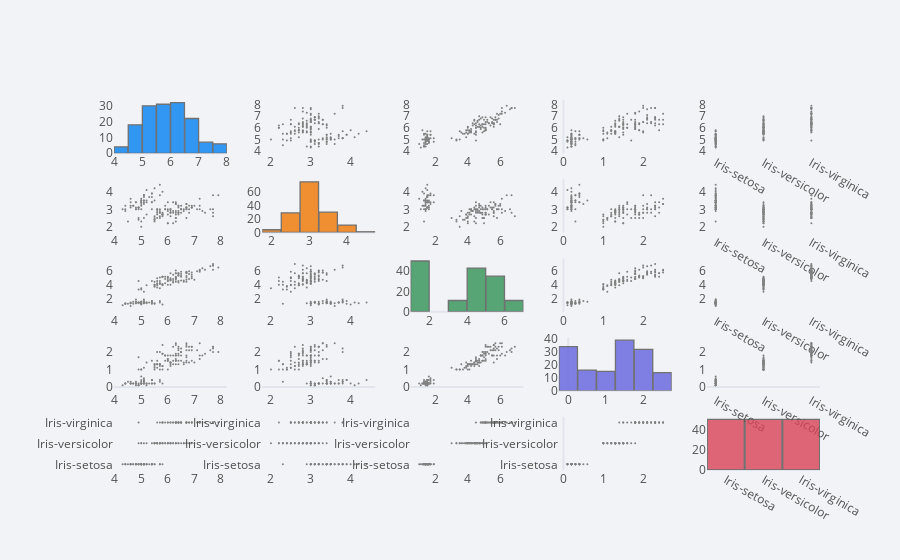

The notebook cell this image was saved under:
### Code cell
df.scatter_matrix()

### Figure 1 — Plotly figure (JSON) as saved in the notebook; plotly's stock layout.template omitted (floating-point values rounded to 4 significant figures; data arrays with more than 128 entries replaced by an {"elided": "..."} marker saying what was removed)
{"data": [{"histfunc": "count", "histnorm": "", "marker": {"color": "rgba(0, 128, 240, 1.0)", "line": {"color": "#505050", "width": 1.3}}, "name": "SepalLengthCm", "nbinsx": 10, "opacity": 0.8, "orientation": "v", "type": "histogram", "x": {"elided": "150 float values"}, "xaxis": "x", "yaxis": "y"}, {"line": {"color": "rgba(128, 128, 128, 1.0)", "dash": "solid", "shape": "linear", "width": 1.3}, "marker": {"size": 2, "symbol": "circle"}, "mode": "markers", "name": "SepalLengthCm", "text": "", "type": "scatter", "x": {"elided": "150 float values"}, "xaxis": "x2", "y": {"elided": "150 float values"}, "yaxis": "y2"}, {"line": {"color": "rgba(128, 128, 128, 1.0)", "dash": "solid", "shape": "linear", "width": 1.3}, "marker": {"size": 2, "symbol": "circle"}, "mode": "markers", "name": "SepalLengthCm", "text": "", "type": "scatter", "x": {"elided": "150 float values"}, "xaxis": "x3", "y": {"elided": "150 float values"}, "yaxis": "y3"}, {"line": {"color": "rgba(128, 128, 128, 1.0)", "dash": "solid", "shape": "linear", "width": 1.3}, "marker": {"size": 2, "symbol": "circle"}, "mode": "markers", "name": "SepalLengthCm", "text": "", "type": "scatter", "x": {"elided": "150 float values"}, "xaxis": "x4", "y": {"elided": "150 float values"}, "yaxis": "y4"}, {"line": {"color": "rgba(128, 128, 128, 1.0)", "dash": "solid", "shape": "linear", "width": 1.3}, "marker": {"size": 2, "symbol": "circle"}, "mode": "markers", "name": "SepalLengthCm", "text": "", "type": "scatter", "x": {"elided": "150 str values"}, "xaxis": "x5", "y": {"elided": "150 float values"}, "yaxis": "y5"}, {"line": {"color": "rgba(128, 128, 128, 1.0)", "dash": "solid", "shape": "linear", "width": 1.3}, "marker": {"size": 2, "symbol": "circle"}, "mode": "markers", "name": "SepalWidthCm", "text": "", "type": "scatter", "x": {"elided": "150 float values"}, "xaxis": "x6", "y": {"elided": "150 float values"}, "yaxis": "y6"}, {"histfunc": "count", "histnorm": "", "marker": {"color": "rgba(238, 118, 0, 1.0)", "line": {"color": "#505050", "width": 1.3}}, "name": "SepalWidthCm", "nbinsx": 10, "opacity": 0.8, "orientation": "v", "type": "histogram", "x": {"elided": "150 float values"}, "xaxis": "x7", "yaxis": "y7"}, {"line": {"color": "rgba(128, 128, 128, 1.0)", "dash": "solid", "shape": "linear", "width": 1.3}, "marker": {"size": 2, "symbol": "circle"}, "mode": "markers", "name": "SepalWidthCm", "text": "", "type": "scatter", "x": {"elided": "150 float values"}, "xaxis": "x8", "y": {"elided": "150 float values"}, "yaxis": "y8"}, {"line": {"color": "rgba(128, 128, 128, 1.0)", "dash": "solid", "shape": "linear", "width": 1.3}, "marker": {"size": 2, "symbol": "circle"}, "mode": "markers", "name": "SepalWidthCm", "text": "", "type": "scatter", "x": {"elided": "150 float values"}, "xaxis": "x9", "y": {"elided": "150 float values"}, "yaxis": "y9"}, {"line": {"color": "rgba(128, 128, 128, 1.0)", "dash": "solid", "shape": "linear", "width": 1.3}, "marker": {"size": 2, "symbol": "circle"}, "mode": "markers", "name": "SepalWidthCm", "text": "", "type": "scatter", "x": {"elided": "150 str values"}, "xaxis": "x10", "y": {"elided": "150 float values"}, "yaxis": "y10"}, {"line": {"color": "rgba(128, 128, 128, 1.0)", "dash": "solid", "shape": "linear", "width": 1.3}, "marker": {"size": 2, "symbol": "circle"}, "mode": "markers", "name": "PetalLengthCm", "text": "", "type": "scatter", "x": {"elided": "150 float values"}, "xaxis": "x11", "y": {"elided": "150 float values"}, "yaxis": "y11"}, {"line": {"color": "rgba(128, 128, 128, 1.0)", "dash": "solid", "shape": "linear", "width": 1.3}, "marker": {"size": 2, "symbol": "circle"}, "mode": "markers", "name": "PetalLengthCm", "text": "", "type": "scatter", "x": {"elided": "150 float values"}, "xaxis": "x12", "y": {"elided": "150 float values"}, "yaxis": "y12"}, {"histfunc": "count", "histnorm": "", "marker": {"color": "rgba(48, 144, 84, 1.0)", "line": {"color": "#505050", "width": 1.3}}, "name": "PetalLengthCm", "nbinsx": 10, "opacity": 0.8, "orientation": "v", "type": "histogram", "x": {"elided": "150 float values"}, "xaxis": "x13", "yaxis": "y13"}, {"line": {"color": "rgba(128, 128, 128, 1.0)", "dash": "solid", "shape": "linear", "width": 1.3}, "marker": {"size": 2, "symbol": "circle"}, "mode": "markers", "name": "PetalLengthCm", "text": "", "type": "scatter", "x": {"elided": "150 float values"}, "xaxis": "x14", "y": {"elided": "150 float values"}, "yaxis": "y14"}, {"line": {"color": "rgba(128, 128, 128, 1.0)", "dash": "solid", "shape": "linear", "width": 1.3}, "marker": {"size": 2, "symbol": "circle"}, "mode": "markers", "name": "PetalLengthCm", "text": "", "type": "scatter", "x": {"elided": "150 str values"}, "xaxis": "x15", "y": {"elided": "150 float values"}, "yaxis": "y15"}, {"line": {"color": "rgba(128, 128, 128, 1.0)", "dash": "solid", "shape": "linear", "width": 1.3}, "marker": {"size": 2, "symbol": "circle"}, "mode": "markers", "name": "PetalWidthCm", "text": "", "type": "scatter", "x": {"elided": "150 float values"}, "xaxis": "x16", "y": {"elided": "150 float values"}, "yaxis": "y16"}, {"line": {"color": "rgba(128, 128, 128, 1.0)", "dash": "solid", "shape": "linear", "width": 1.3}, "marker": {"size": 2, "symbol": "circle"}, "mode": "markers", "name": "PetalWidthCm", "text": "", "type": "scatter", "x": {"elided": "150 float values"}, "xaxis": "x17", "y": {"elided": "150 float values"}, "yaxis": "y17"}, {"line": {"color": "rgba(128, 128, 128, 1.0)", "dash": "solid", "shape": "linear", "width": 1.3}, "marker": {"size": 2, "symbol": "circle"}, "mode": "markers", "name": "PetalWidthCm", "text": "", "type": "scatter", "x": {"elided": "150 float values"}, "xaxis": "x18", "y": {"elided": "150 float values"}, "yaxis": "y18"}, {"histfunc": "count", "histnorm": "", "marker": {"color": "rgba(98, 98, 222, 1.0)", "line": {"color": "#505050", "width": 1.3}}, "name": "PetalWidthCm", "nbinsx": 10, "opacity": 0.8, "orientation": "v", "type": "histogram", "x": {"elided": "150 float values"}, "xaxis": "x19", "yaxis": "y19"}, {"line": {"color": "rgba(128, 128, 128, 1.0)", "dash": "solid", "shape": "linear", "width": 1.3}, "marker": {"size": 2, "symbol": "circle"}, "mode": "markers", "name": "PetalWidthCm", "text": "", "type": "scatter", "x": {"elided": "150 str values"}, "xaxis": "x20", "y": {"elided": "150 float values"}, "yaxis": "y20"}, {"line": {"color": "rgba(128, 128, 128, 1.0)", "dash": "solid", "shape": "linear", "width": 1.3}, "marker": {"size": 2, "symbol": "circle"}, "mode": "markers", "name": "Species", "text": "", "type": "scatter", "x": {"elided": "150 float values"}, "xaxis": "x21", "y": {"elided": "150 str values"}, "yaxis": "y21"}, {"line": {"color": "rgba(128, 128, 128, 1.0)", "dash": "solid", "shape": "linear", "width": 1.3}, "marker": {"size": 2, "symbol": "circle"}, "mode": "markers", "name": "Species", "text": "", "type": "scatter", "x": {"elided": "150 float values"}, "xaxis": "x22", "y": {"elided": "150 str values"}, "yaxis": "y22"}, {"line": {"color": "rgba(128, 128, 128, 1.0)", "dash": "solid", "shape": "linear", "width": 1.3}, "marker": {"size": 2, "symbol": "circle"}, "mode": "markers", "name": "Species", "text": "", "type": "scatter", "x": {"elided": "150 float values"}, "xaxis": "x23", "y": {"elided": "150 str values"}, "yaxis": "y23"}, {"line": {"color": "rgba(128, 128, 128, 1.0)", "dash": "solid", "shape": "linear", "width": 1.3}, "marker": {"size": 2, "symbol": "circle"}, "mode": "markers", "name": "Species", "text": "", "type": "scatter", "x": {"elided": "150 float values"}, "xaxis": "x24", "y": {"elided": "150 str values"}, "yaxis": "y24"}, {"histfunc": "count", "histnorm": "", "marker": {"color": "rgba(217, 66, 85, 1.0)", "line": {"color": "#505050", "width": 1.3}}, "name": "Species", "nbinsx": 10, "opacity": 0.8, "orientation": "v", "type": "histogram", "x": {"elided": "150 str values"}, "xaxis": "x25", "yaxis": "y25"}], "layout": {"bargap": 0.02, "legend": {"bgcolor": "#F2F3F7", "font": {"color": "#505050"}}, "paper_bgcolor": "#F2F3F7", "plot_bgcolor": "#F2F3F7", "showlegend": false, "title": {"font": {"color": "#484848"}}, "xaxis": {"anchor": "y", "domain": [0, 0.16], "gridcolor": "#E1E5ED", "showgrid": false, "tickfont": {"color": "#505050"}, "title": {"font": {"color": "#505050"}, "text": ""}, "zerolinecolor": "#E1E5ED"}, "xaxis10": {"anchor": "y10", "domain": [0.84, 1], "gridcolor": "#E1E5ED", "showgrid": false, "tickfont": {"color": "#505050"}, "title": {"font": {"color": "#505050"}, "text": ""}, "zerolinecolor": "#E1E5ED"}, "xaxis11": {"anchor": "y11", "domain": [0, 0.16], "gridcolor": "#E1E5ED", "showgrid": false, "tickfont": {"color": "#505050"}, "title": {"font": {"color": "#505050"}, "text": ""}, "zerolinecolor": "#E1E5ED"}, "xaxis12": {"anchor": "y12", "domain": [0.21, 0.37], "gridcolor": "#E1E5ED", "showgrid": false, "tickfont": {"color": "#505050"}, "title": {"font": {"color": "#505050"}, "text": ""}, "zerolinecolor": "#E1E5ED"}, "xaxis13": {"anchor": "y13", "domain": [0.42, 0.58], "gridcolor": "#E1E5ED", "showgrid": false, "tickfont": {"color": "#505050"}, "title": {"font": {"color": "#505050"}, "text": ""}, "zerolinecolor": "#E1E5ED"}, "xaxis14": {"anchor": "y14", "domain": [0.63, 0.79], "gridcolor": "#E1E5ED", "showgrid": false, "tickfont": {"color": "#505050"}, "title": {"font": {"color": "#505050"}, "text": ""}, "zerolinecolor": "#E1E5ED"}, "xaxis15": {"anchor": "y15", "domain": [0.84, 1], "gridcolor": "#E1E5ED", "showgrid": false, "tickfont": {"color": "#505050"}, "title": {"font": {"color": "#505050"}, "text": ""}, "zerolinecolor": "#E1E5ED"}, "xaxis16": {"anchor": "y16", "domain": [0, 0.16], "gridcolor": "#E1E5ED", "showgrid": false, "tickfont": {"color": "#505050"}, "title": {"font": {"color": "#505050"}, "text": ""}, "zerolinecolor": "#E1E5ED"}, "xaxis17": {"anchor": "y17", "domain": [0.21, 0.37], "gridcolor": "#E1E5ED", "showgrid": false, "tickfont": {"color": "#505050"}, "title": {"font": {"color": "#505050"}, "text": ""}, "zerolinecolor": "#E1E5ED"}, "xaxis18": {"anchor": "y18", "domain": [0.42, 0.58], "gridcolor": "#E1E5ED", "showgrid": false, "tickfont": {"color": "#505050"}, "title": {"font": {"color": "#505050"}, "text": ""}, "zerolinecolor": "#E1E5ED"}, "xaxis19": {"anchor": "y19", "domain": [0.63, 0.79], "gridcolor": "#E1E5ED", "showgrid": false, "tickfont": {"color": "#505050"}, "title": {"font": {"color": "#505050"}, "text": ""}, "zerolinecolor": "#E1E5ED"}, "xaxis2": {"anchor": "y2", "domain": [0.21, 0.37], "gridcolor": "#E1E5ED", "showgrid": false, "tickfont": {"color": "#505050"}, "title": {"font": {"color": "#505050"}, "text": ""}, "zerolinecolor": "#E1E5ED"}, "xaxis20": {"anchor": "y20", "domain": [0.84, 1], "gridcolor": "#E1E5ED", "showgrid": false, "tickfont": {"color": "#505050"}, "title": {"font": {"color": "#505050"}, "text": ""}, "zerolinecolor": "#E1E5ED"}, "xaxis21": {"anchor": "y21", "domain": [0, 0.16], "gridcolor": "#E1E5ED", "showgrid": false, "tickfont": {"color": "#505050"}, "title": {"font": {"color": "#505050"}, "text": ""}, "zerolinecolor": "#E1E5ED"}, "xaxis22": {"anchor": "y22", "domain": [0.21, 0.37], "gridcolor": "#E1E5ED", "showgrid": false, "tickfont": {"color": "#505050"}, "title": {"font": {"color": "#505050"}, "text": ""}, "zerolinecolor": "#E1E5ED"}, "xaxis23": {"anchor": "y23", "domain": [0.42, 0.58], "gridcolor": "#E1E5ED", "showgrid": false, "tickfont": {"color": "#505050"}, "title": {"font": {"color": "#505050"}, "text": ""}, "zerolinecolor": "#E1E5ED"}, "xaxis24": {"anchor": "y24", "domain": [0.63, 0.79], "gridcolor": "#E1E5ED", "showgrid": false, "tickfont": {"color": "#505050"}, "title": {"font": {"color": "#505050"}, "text": ""}, "zerolinecolor": "#E1E5ED"}, "xaxis25": {"anchor": "y25", "domain": [0.84, 1], "gridcolor": "#E1E5ED", "showgrid": false, "tickfont": {"color": "#505050"}, "title": {"font": {"color": "#505050"}, "text": ""}, "zerolinecolor": "#E1E5ED"}, "xaxis3": {"anchor": "y3", "domain": [0.42, 0.58], "gridcolor": "#E1E5ED", "showgrid": false, "tickfont": {"color": "#505050"}, "title": {"font": {"color": "#505050"}, "text": ""}, "zerolinecolor": "#E1E5ED"}, "xaxis4": {"anchor": "y4", "domain": [0.63, 0.79], "gridcolor": "#E1E5ED", "showgrid": false, "tickfont": {"color": "#505050"}, "title": {"font": {"color": "#505050"}, "text": ""}, "zerolinecolor": "#E1E5ED"}, "xaxis5": {"anchor": "y5", "domain": [0.84, 1], "gridcolor": "#E1E5ED", "showgrid": false, "tickfont": {"color": "#505050"}, "title": {"font": {"color": "#505050"}, "text": ""}, "zerolinecolor": "#E1E5ED"}, "xaxis6": {"anchor": "y6", "domain": [0, 0.16], "gridcolor": "#E1E5ED", "showgrid": false, "tickfont": {"color": "#505050"}, "title": {"font": {"color": "#505050"}, "text": ""}, "zerolinecolor": "#E1E5ED"}, "xaxis7": {"anchor": "y7", "domain": [0.21, 0.37], "gridcolor": "#E1E5ED", "showgrid": false, "tickfont": {"color": "#505050"}, "title": {"font": {"color": "#505050"}, "text": ""}, "zerolinecolor": "#E1E5ED"}, "xaxis8": {"anchor": "y8", "domain": [0.42, 0.58], "gridcolor": "#E1E5ED", "showgrid": false, "tickfont": {"color": "#505050"}, "title": {"font": {"color": "#505050"}, "text": ""}, "zerolinecolor": "#E1E5ED"}, "xaxis9": {"anchor": "y9", "domain": [0.63, 0.79], "gridcolor": "#E1E5ED", "showgrid": false, "tickfont": {"color": "#505050"}, "title": {"font": {"color": "#505050"}, "text": ""}, "zerolinecolor": "#E1E5ED"}, "yaxis": {"anchor": "x", "domain": [0.856, 1], "gridcolor": "#E1E5ED", "showgrid": false, "tickfont": {"color": "#505050"}, "title": {"font": {"color": "#505050"}, "text": ""}, "zerolinecolor": "#E1E5ED"}, "yaxis10": {"anchor": "x10", "domain": [0.642, 0.786], "gridcolor": "#E1E5ED", "showgrid": false, "tickfont": {"color": "#505050"}, "title": {"font": {"color": "#505050"}, "text": ""}, "zerolinecolor": "#E1E5ED"}, "yaxis11": {"anchor": "x11", "domain": [0.428, 0.572], "gridcolor": "#E1E5ED", "showgrid": false, "tickfont": {"color": "#505050"}, "title": {"font": {"color": "#505050"}, "text": ""}, "zerolinecolor": "#E1E5ED"}, "yaxis12": {"anchor": "x12", "domain": [0.428, 0.572], "gridcolor": "#E1E5ED", "showgrid": false, "tickfont": {"color": "#505050"}, "title": {"font": {"color": "#505050"}, "text": ""}, "zerolinecolor": "#E1E5ED"}, "yaxis13": {"anchor": "x13", "domain": [0.428, 0.572], "gridcolor": "#E1E5ED", "showgrid": false, "tickfont": {"color": "#505050"}, "title": {"font": {"color": "#505050"}, "text": ""}, "zerolinecolor": "#E1E5ED"}, "yaxis14": {"anchor": "x14", "domain": [0.428, 0.572], "gridcolor": "#E1E5ED", "showgrid": false, "tickfont": {"color": "#505050"}, "title": {"font": {"color": "#505050"}, "text": ""}, "zerolinecolor": "#E1E5ED"}, "yaxis15": {"anchor": "x15", "domain": [0.428, 0.572], "gridcolor": "#E1E5ED", "showgrid": false, "tickfont": {"color": "#505050"}, "title": {"font": {"color": "#505050"}, "text": ""}, "zerolinecolor": "#E1E5ED"}, "yaxis16": {"anchor": "x16", "domain": [0.214, 0.358], "gridcolor": "#E1E5ED", "showgrid": false, "tickfont": {"color": "#505050"}, "title": {"font": {"color": "#505050"}, "text": ""}, "zerolinecolor": "#E1E5ED"}, "yaxis17": {"anchor": "x17", "domain": [0.214, 0.358], "gridcolor": "#E1E5ED", "showgrid": false, "tickfont": {"color": "#505050"}, "title": {"font": {"color": "#505050"}, "text": ""}, "zerolinecolor": "#E1E5ED"}, "yaxis18": {"anchor": "x18", "domain": [0.214, 0.358], "gridcolor": "#E1E5ED", "showgrid": false, "tickfont": {"color": "#505050"}, "title": {"font": {"color": "#505050"}, "text": ""}, "zerolinecolor": "#E1E5ED"}, "yaxis19": {"anchor": "x19", "domain": [0.214, 0.358], "gridcolor": "#E1E5ED", "showgrid": false, "tickfont": {"color": "#505050"}, "title": {"font": {"color": "#505050"}, "text": ""}, "zerolinecolor": "#E1E5ED"}, "yaxis2": {"anchor": "x2", "domain": [0.856, 1], "gridcolor": "#E1E5ED", "showgrid": false, "tickfont": {"color": "#505050"}, "title": {"font": {"color": "#505050"}, "text": ""}, "zerolinecolor": "#E1E5ED"}, "yaxis20": {"anchor": "x20", "domain": [0.214, 0.358], "gridcolor": "#E1E5ED", "showgrid": false, "tickfont": {"color": "#505050"}, "title": {"font": {"color": "#505050"}, "text": ""}, "zerolinecolor": "#E1E5ED"}, "yaxis21": {"anchor": "x21", "domain": [0, 0.144], "gridcolor": "#E1E5ED", "showgrid": false, "tickfont": {"color": "#505050"}, "title": {"font": {"color": "#505050"}, "text": ""}, "zerolinecolor": "#E1E5ED"}, "yaxis22": {"anchor": "x22", "domain": [0, 0.144], "gridcolor": "#E1E5ED", "showgrid": false, "tickfont": {"color": "#505050"}, "title": {"font": {"color": "#505050"}, "text": ""}, "zerolinecolor": "#E1E5ED"}, "yaxis23": {"anchor": "x23", "domain": [0, 0.144], "gridcolor": "#E1E5ED", "showgrid": false, "tickfont": {"color": "#505050"}, "title": {"font": {"color": "#505050"}, "text": ""}, "zerolinecolor": "#E1E5ED"}, "yaxis24": {"anchor": "x24", "domain": [0, 0.144], "gridcolor": "#E1E5ED", "showgrid": false, "tickfont": {"color": "#505050"}, "title": {"font": {"color": "#505050"}, "text": ""}, "zerolinecolor": "#E1E5ED"}, "yaxis25": {"anchor": "x25", "domain": [0, 0.144], "gridcolor": "#E1E5ED", "showgrid": false, "tickfont": {"color": "#505050"}, "title": {"font": {"color": "#505050"}, "text": ""}, "zerolinecolor": "#E1E5ED"}, "yaxis3": {"anchor": "x3", "domain": [0.856, 1], "gridcolor": "#E1E5ED", "showgrid": false, "tickfont": {"color": "#505050"}, "title": {"font": {"color": "#505050"}, "text": ""}, "zerolinecolor": "#E1E5ED"}, "yaxis4": {"anchor": "x4", "domain": [0.856, 1], "gridcolor": "#E1E5ED", "showgrid": false, "tickfont": {"color": "#505050"}, "title": {"font": {"color": "#505050"}, "text": ""}, "zerolinecolor": "#E1E5ED"}, "yaxis5": {"anchor": "x5", "domain": [0.856, 1], "gridcolor": "#E1E5ED", "showgrid": false, "tickfont": {"color": "#505050"}, "title": {"font": {"color": "#505050"}, "text": ""}, "zerolinecolor": "#E1E5ED"}, "yaxis6": {"anchor": "x6", "domain": [0.642, 0.786], "gridcolor": "#E1E5ED", "showgrid": false, "tickfont": {"color": "#505050"}, "title": {"font": {"color": "#505050"}, "text": ""}, "zerolinecolor": "#E1E5ED"}, "yaxis7": {"anchor": "x7", "domain": [0.642, 0.786], "gridcolor": "#E1E5ED", "showgrid": false, "tickfont": {"color": "#505050"}, "title": {"font": {"color": "#505050"}, "text": ""}, "zerolinecolor": "#E1E5ED"}, "yaxis8": {"anchor": "x8", "domain": [0.642, 0.786], "gridcolor": "#E1E5ED", "showgrid": false, "tickfont": {"color": "#505050"}, "title": {"font": {"color": "#505050"}, "text": ""}, "zerolinecolor": "#E1E5ED"}, "yaxis9": {"anchor": "x9", "domain": [0.642, 0.786], "gridcolor": "#E1E5ED", "showgrid": false, "tickfont": {"color": "#505050"}, "title": {"font": {"color": "#505050"}, "text": ""}, "zerolinecolor": "#E1E5ED"}}}
